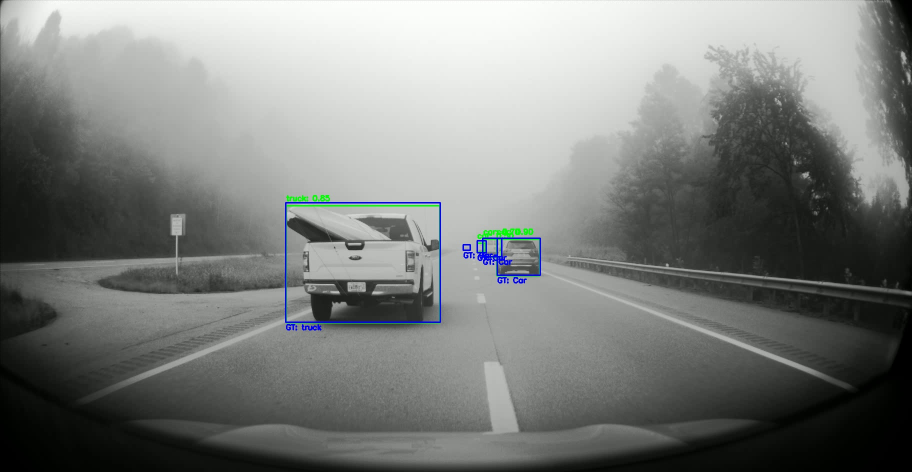
#> input picture Detection_results/FOG_highway/RD/Images/Frame_1008_combined.jpg, 1824 x 944 px, given in place of Images, which was not available (shown at 1/2 size)
$ python SSIM_normalized.py
#> lines starting #> are read from the running program, lines starting #| are printed output that depends on the picture; pictures that were not available may be replaced by others from this repository, and a replacement may not be noted
import os
import cv2
import numpy as np
import matplotlib.pyplot as plt

# Paths for real and synthetic images
real_folder = r"Images\fog_Highway\RD"
synthetic_folder = r"Images\fog_Highway\SD"
output_folder = r"Images\fog_Highway\SSIM_outputs"

# Create the output directory if it doesn't exist
os.makedirs(output_folder, exist_ok=True)

# Get image file names
real_images = sorted(os.listdir(real_folder))
synthetic_images = sorted(os.listdir(synthetic_folder))

# Ensure the number of images matches
if len(real_images) != len(synthetic_images):
    raise ValueError("The number of real and synthetic images must be the same!")

# SSIM constants
K1 = 0.01
K2 = 0.03
L = 255  # Dynamic range of pixel values (8-bit images)

# Initialize lists to store component averages and SSIM values
real_luminance_values = []
real_contrast_values = []
real_structure_values = []
ssim_values = []

# Process each pair of images
for idx, (real_file, synthetic_file) in enumerate(zip(real_images, synthetic_images)):
    # Load images in grayscale
    real_image = cv2.imread(os.path.join(real_folder, real_file), cv2.IMREAD_GRAYSCALE)
#> real_image: shape (944, 1824); min 0, max 255, mean 125.5
    synthetic_image = cv2.imread(os.path.join(synthetic_folder, synthetic_file), cv2.IMREAD_GRAYSCALE)

    # Ensure images are loaded correctly
    if real_image is None or synthetic_image is None:
        print(f"Error loading {real_file} or {synthetic_file}. Skipping...")
        continue

    # Resize synthetic image to match real image if necessary
    if real_image.shape != synthetic_image.shape:
        synthetic_image = cv2.resize(synthetic_image, (real_image.shape[1], real_image.shape[0]))

    # Calculate means and variances
    mu_x = cv2.GaussianBlur(real_image, (11, 11), 1.5)
    mu_y = cv2.GaussianBlur(synthetic_image, (11, 11), 1.5)
    mu_x_sq = mu_x ** 2
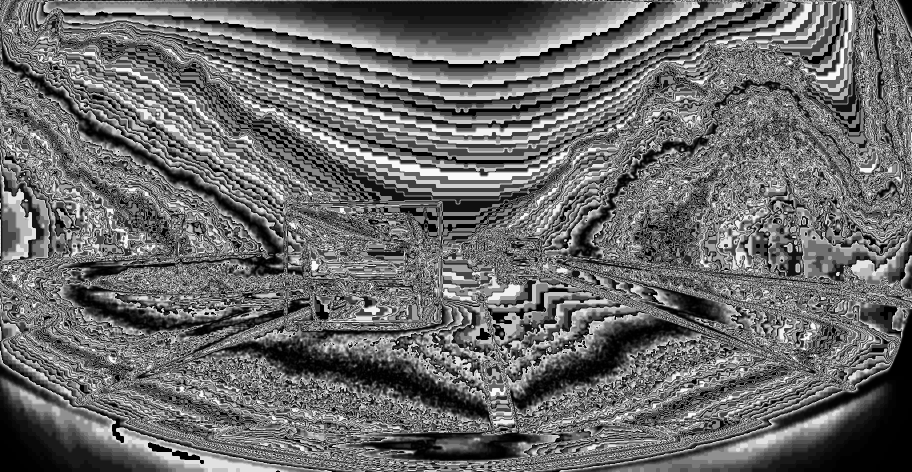
#> mu_x_sq: shape (944, 1824) (shown at 1/2 size); min 0, max 249, mean 105.9
    mu_y_sq = mu_y ** 2
    mu_xy = mu_x * mu_y

    sigma_x_sq = cv2.GaussianBlur(real_image ** 2, (11, 11), 1.5) - mu_x_sq
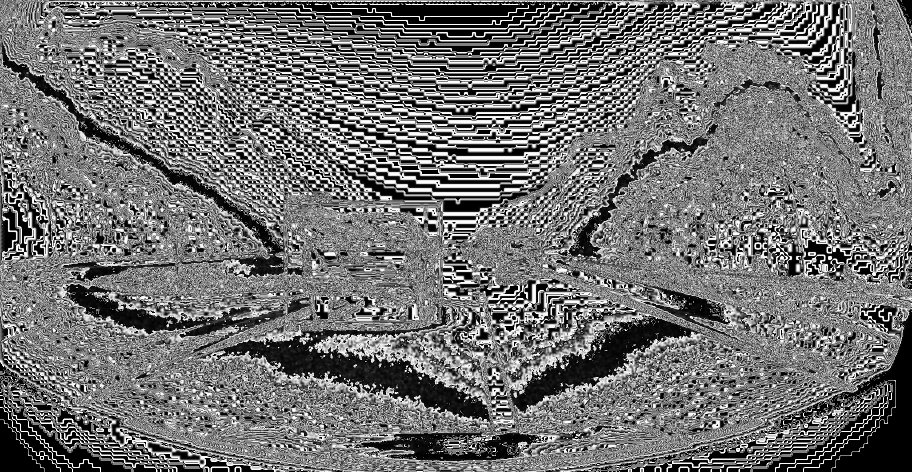
#> sigma_x_sq: shape (944, 1824) (shown at 1/2 size); min 0, max 255, mean 112.9
    sigma_y_sq = cv2.GaussianBlur(synthetic_image ** 2, (11, 11), 1.5) - mu_y_sq
    sigma_xy = cv2.GaussianBlur(real_image * synthetic_image, (11, 11), 1.5) - mu_xy

    # SSIM components
    C1 = (K1 * L) ** 2
    C2 = (K2 * L) ** 2

    # Calculate luminance components
    real_luminance = (2 * mu_x + C1) / (mu_x_sq + C1)
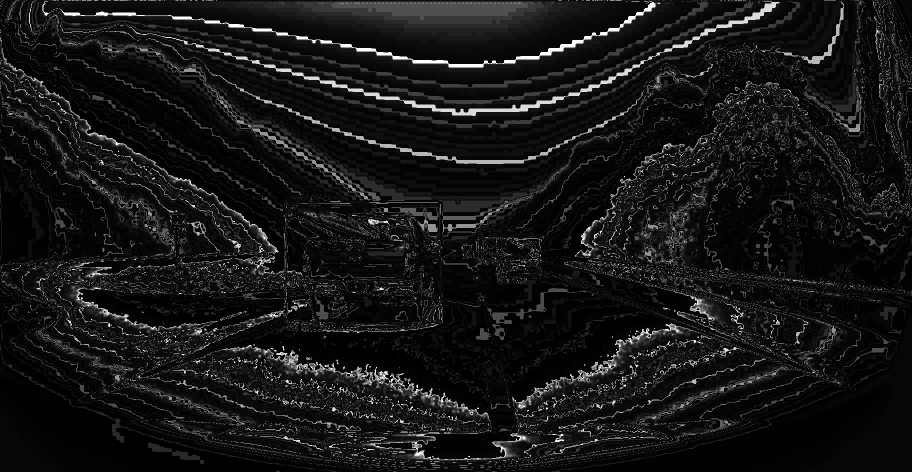
#> real_luminance: shape (944, 1824) float64 (shown at 1/2 size); min 0.158, max 35.45, mean 3.2; drawn with min black and max white
    synthetic_luminance = (2 * mu_y + C1) / (mu_y_sq + C1)

    # Contrast and structure components
    real_contrast = (2 * np.sqrt(sigma_x_sq) + C2) / (sigma_x_sq + C2)
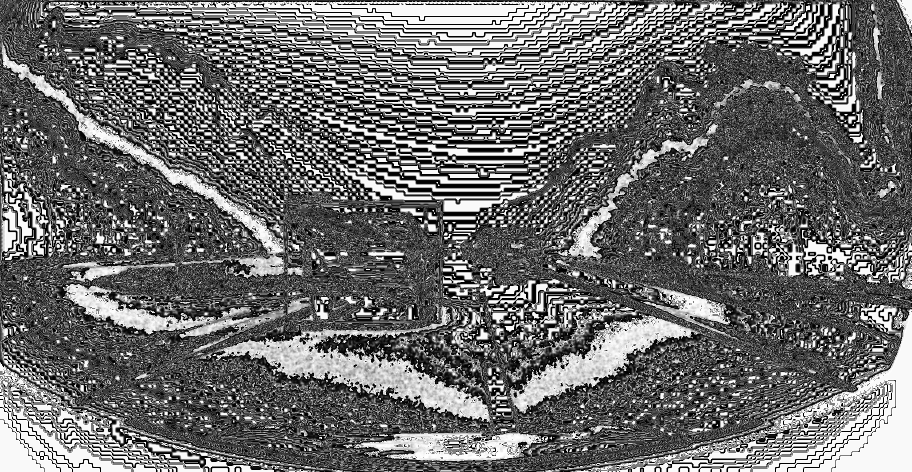
#> real_contrast: shape (944, 1824) float64 (shown at 1/2 size); min 0.289, max 1.02, mean 0.597; drawn with min black and max white
    synthetic_contrast = (2 * np.sqrt(sigma_y_sq) + C2) / (sigma_y_sq + C2)

    real_structure = sigma_xy / (np.sqrt(sigma_x_sq) * np.sqrt(sigma_x_sq) + C2)
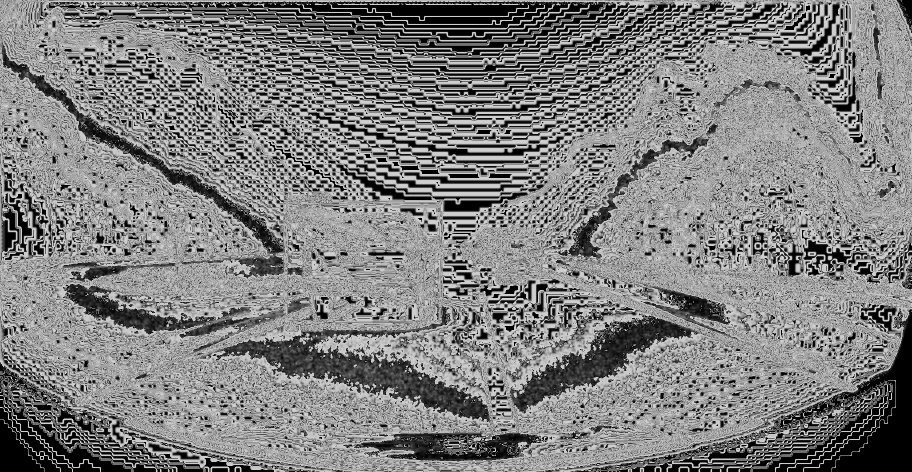
#> real_structure: shape (944, 1824) float16 (shown at 1/2 size); min 0, max 0.813, mean 0.5
    synthetic_structure = sigma_xy / (np.sqrt(sigma_y_sq) * np.sqrt(sigma_y_sq) + C2)

    # Compute the SSIM score for this pair
    ssim_score = np.mean((2 * mu_x * mu_y + C1) * (2 * sigma_xy + C2)) / (
        (mu_x_sq + mu_y_sq + C1) * (sigma_x_sq + sigma_y_sq + C2)
    )
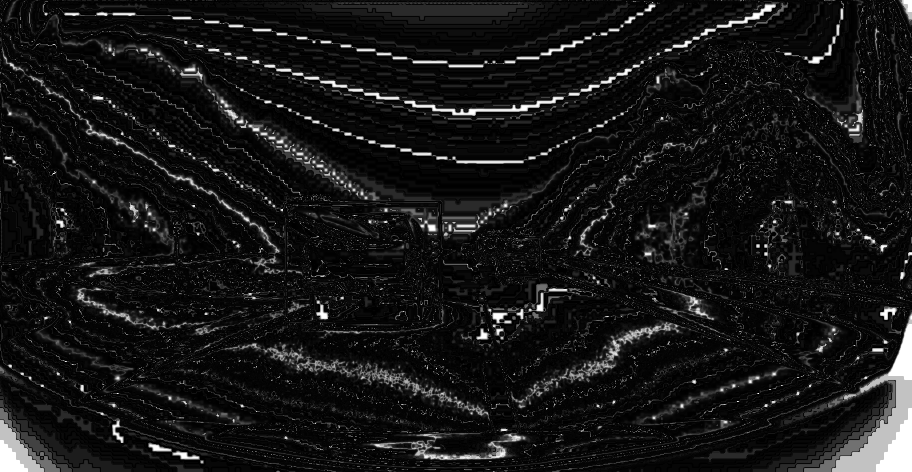
#> ssim_score: shape (944, 1824) float64 (shown at 1/2 size); min 0.237, max 48.33, mean 4.5; drawn with min black and max white
    ssim_values.append(ssim_score)

    # Compute average values for each component
    real_luminance_values.append(real_luminance.mean())
#> (the run stopped early here; a loop or call above may not have finished)
